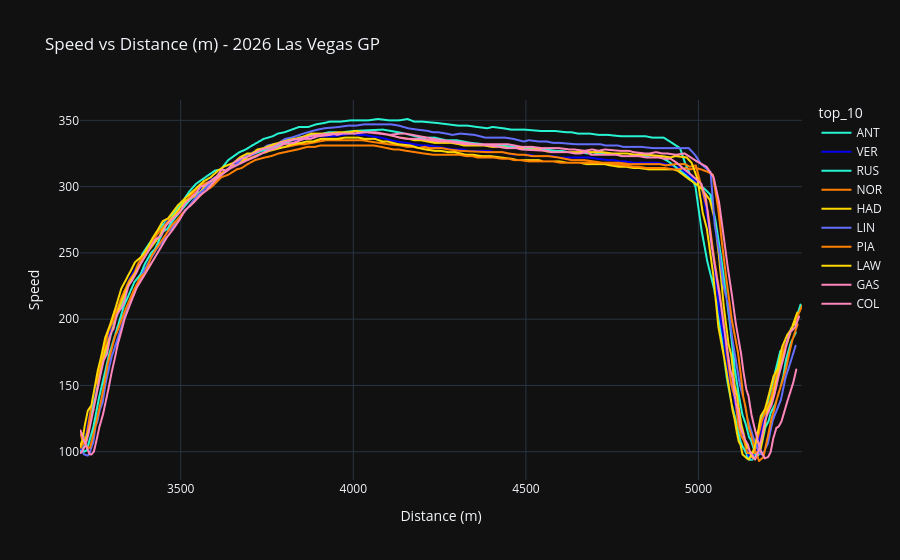

The notebook cell saved with this chart:
### Code cell
speed26 = px.line(
    q26_tele,
    x='Distance',
    y='Speed',
    color='top_10',
    color_discrete_map=driver_colors,
    template='plotly_dark',
    title='Speed vs Distance (m) - 2026 Las Vegas GP',
    labels={'Distance': 'Distance (m)', 'Speed_ms': 'Speed (m/s)'}
)
speed26.show()
